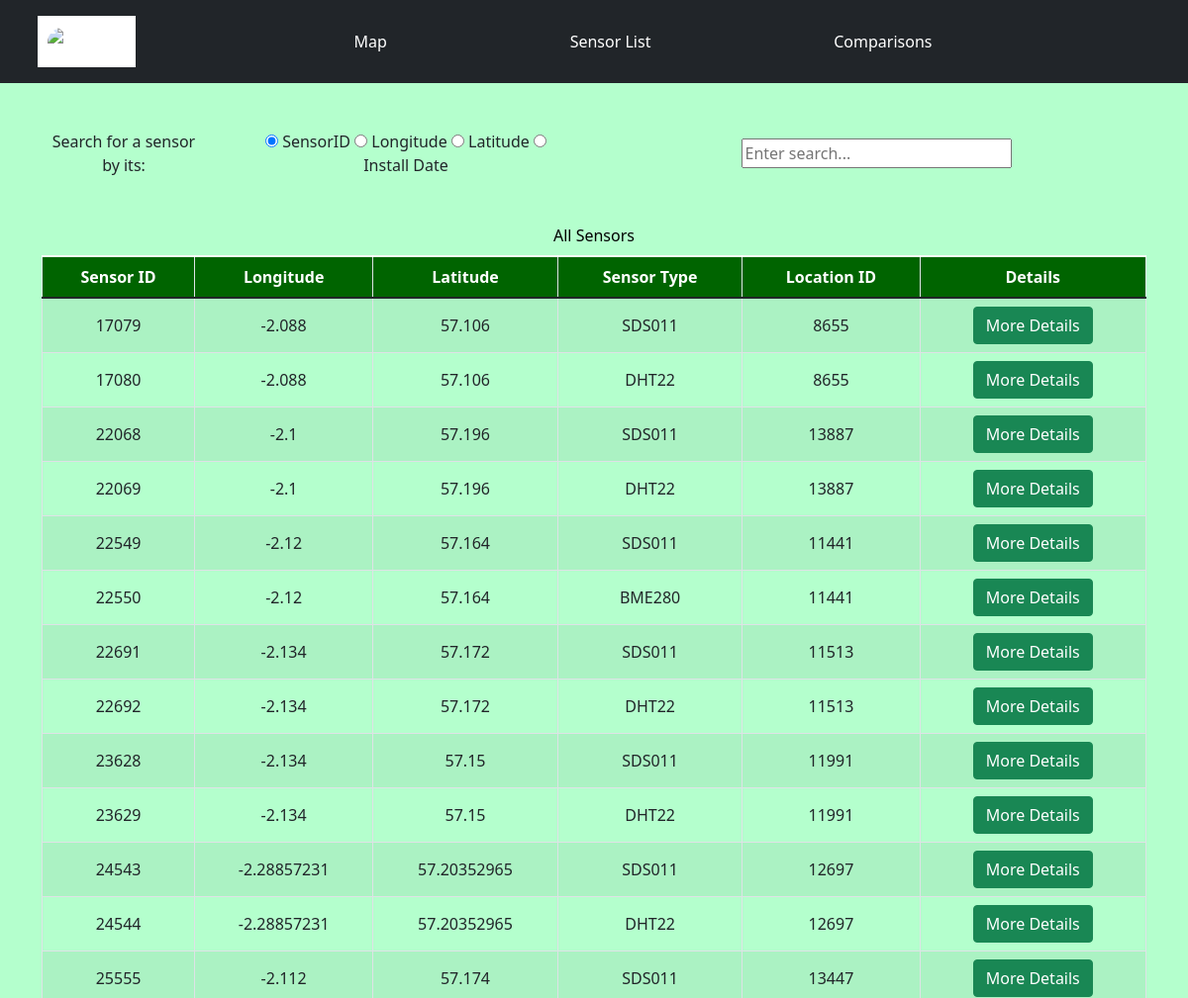
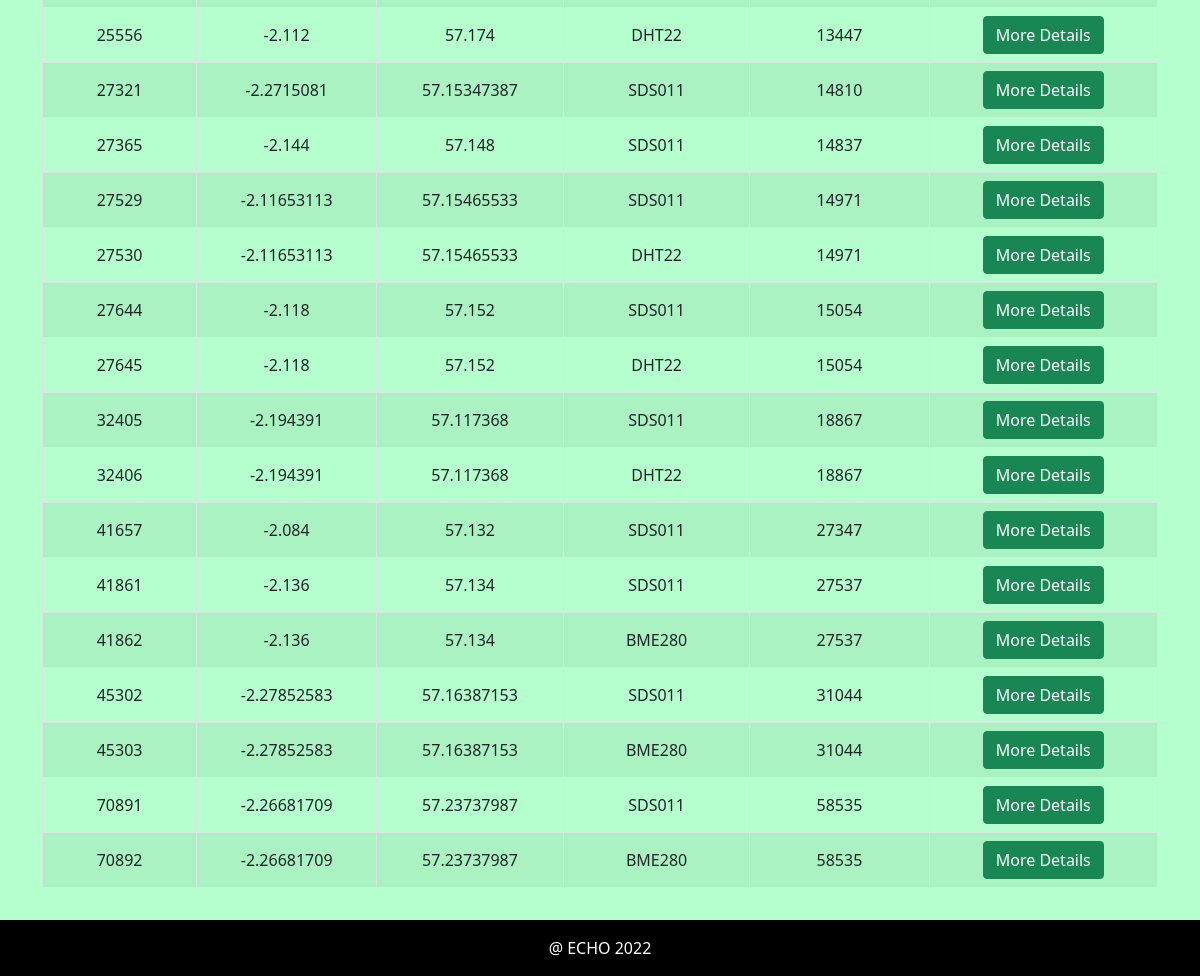
The app's page /sensorListPage/, older data (2 pictures, top to bottom).
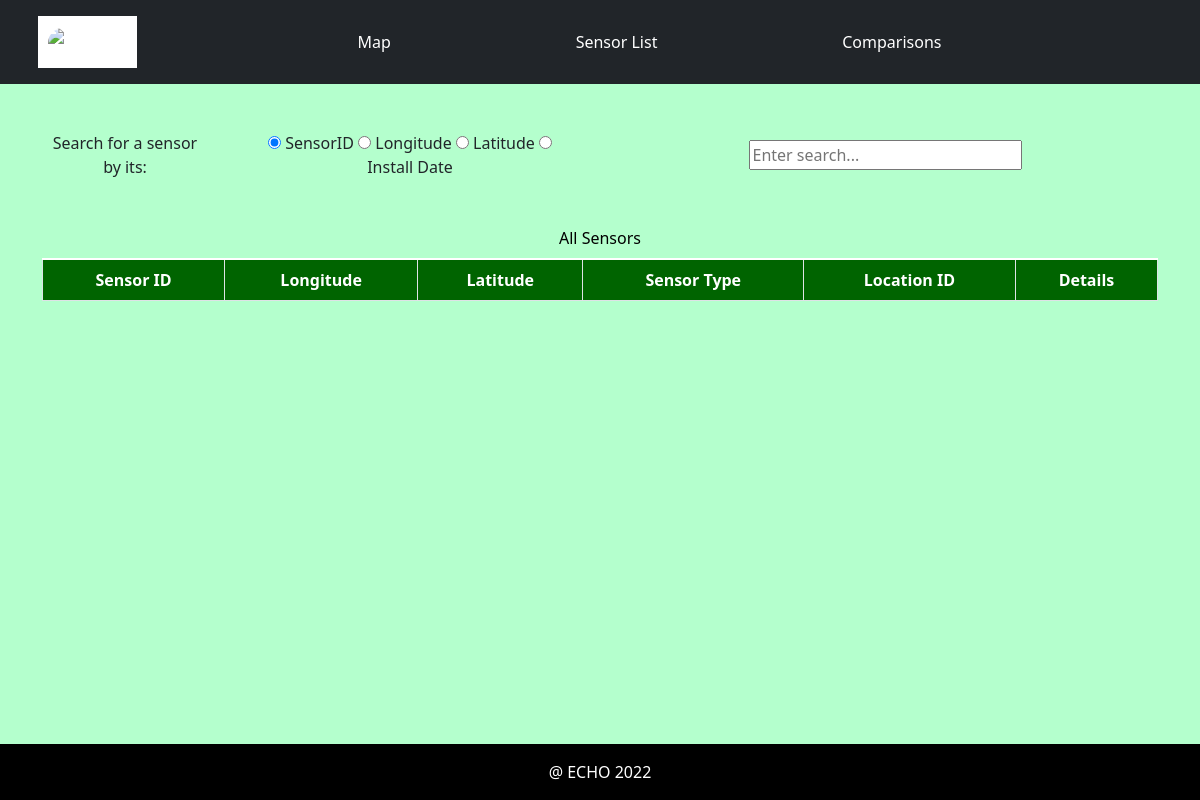
The same page, newer data.
### airMonitor/models.py (models this page shows)
class sensorList(models.Model):
	sensorID = models.IntegerField(primary_key=True)
	longitude = models.FloatField()
	latitude = models.FloatField()
	sensorType = models.CharField(max_length=200)
	location_id = models.IntegerField()
	class Meta:
		db_table = "sensorList"
		verbose_name = "SensorList"
		verbose_name_plural = "SensorLists"

### airMonitor/views.py (the view, shortened to what this page needs)
# urls.py: path('sensorListPage/', views.listPage, name='listPage'),
def listPage(request):
	sensors = sensorList.objects.all()
	return render(request, 'airMonitor/sensorListPage.html', {'sensors' : sensors})

### airMonitor/templates/airMonitor/sensorListPage.html (shortened to what this page needs)
{% extends 'base.html' %}
{% block content %}
<div class="container my-3">
	<div class="row">
		<form action="/sensorListPage/" method="POST" class="form-inline align-middle">
			<div class="row">
				<div class="col-md-2 col-form-label">
					<label> Search for a sensor by its: </label>
				</div>
				<div class="col-md-4 col-form-label text-center">
					<input type="radio" id="sensorID" name="searchType" value="sensorID" checked>
					<label for="sensorID" class="form-check-label"> SensorID </label>
					<input type="radio" id="longitude" name="searchType" value="longitude">
					<label for="longitude"> Longitude </label>
					<input type="radio" id="latitude" name="searchType" value="latitude">
					<label for="latitude"> Latitude </label>
					<input type="radio" id="installDate" name="searchType" value="installDate">
					<label for="installDate"> Install Date </label> <br>
				</div>
				<div class="col align-self-center">
					<input type="text" name="criteria" placeholder="Enter search..." style="width: 50%;">
				</div>
			</div>
		</form>
	</div>
</div>
<div class="container my-3">
	<div class="row">
		<div class="col table-responsive">
			<table class="table table-striped table-bordered table-hover align-middle caption-top w-100" style="text-align: center;">
				<caption style="text-align:center; color: black;"> All Sensors </caption>
				<thead style="background-color: darkgreen; color: white;">
					<tr>
						<th> Sensor ID </th>
						<th> Longitude </th>
						<th> Latitude </th>
						<th> Sensor Type </th>
						<th> Location ID</th>
						<th> Details </th>
					</tr>
				</thead>
				<tbody>
					{% for sensor in sensors %}
					<tr style="text-align: center;">
						<td> {{sensor.sensorID }} </td>
						<td> {{sensor.longitude}} </td>
						<td> {{sensor.latitude}} </td>
						<td> {{sensor.sensorType}} </td>
						<td> {{sensor.location_id}}</td>
						<td>
							<form method="POST" action="/sensor/">
								<button class="selectButton btn btn-success" id="Selection" name="Selection" value={{ sensor.sensorID }} > More Details </button>
							</form>
						</td>
					</tr>
					{% endfor %}
				</tbody>
			</table>
		</div>
	</div>
</div>
{% endblock %}

Row changes from the older to the newer data that the page shows:
removed sensorList: sensorID "17079", longitude "-2.088", latitude "57.106", sensorType "SDS011", location_id "8655"
removed sensorList: sensorID "17080", longitude "-2.088", latitude "57.106", sensorType "DHT22", location_id "8655"
removed sensorList: sensorID "22068", longitude "-2.1", latitude "57.196", sensorType "SDS011", location_id "13887"
removed sensorList: sensorID "22069", longitude "-2.1", latitude "57.196", sensorType "DHT22", location_id "13887"
removed sensorList: sensorID "22549", longitude "-2.12", latitude "57.164", sensorType "SDS011", location_id "11441"
removed sensorList: sensorID "22550", longitude "-2.12", latitude "57.164", sensorType "BME280", location_id "11441"
removed sensorList: sensorID "22691", longitude "-2.134", latitude "57.172", sensorType "SDS011", location_id "11513"
removed sensorList: sensorID "22692", longitude "-2.134", latitude "57.172", sensorType "DHT22", location_id "11513"
removed sensorList: sensorID "23628", longitude "-2.134", latitude "57.15", sensorType "SDS011", location_id "11991"
removed sensorList: sensorID "23629", longitude "-2.134", latitude "57.15", sensorType "DHT22", location_id "11991"
removed sensorList: sensorID "24543", longitude "-2.28857231", latitude "57.20352965", sensorType "SDS011", location_id "12697"
removed sensorList: sensorID "24544", longitude "-2.28857231", latitude "57.20352965", sensorType "DHT22", location_id "12697"
removed sensorList: sensorID "25555", longitude "-2.112", latitude "57.174", sensorType "SDS011", location_id "13447"
removed sensorList: sensorID "25556", longitude "-2.112", latitude "57.174", sensorType "DHT22", location_id "13447"
removed sensorList: sensorID "27321", longitude "-2.2715081", latitude "57.15347387", sensorType "SDS011", location_id "14810"
removed sensorList: sensorID "27365", longitude "-2.144", latitude "57.148", sensorType "SDS011", location_id "14837"
removed sensorList: sensorID "27529", longitude "-2.11653113", latitude "57.15465533", sensorType "SDS011", location_id "14971"
removed sensorList: sensorID "27530", longitude "-2.11653113", latitude "57.15465533", sensorType "DHT22", location_id "14971"
removed sensorList: sensorID "27644", longitude "-2.118", latitude "57.152", sensorType "SDS011", location_id "15054"
removed sensorList: sensorID "27645", longitude "-2.118", latitude "57.152", sensorType "DHT22", location_id "15054"
removed sensorList: sensorID "32405", longitude "-2.194391", latitude "57.117368", sensorType "SDS011", location_id "18867"
removed sensorList: sensorID "32406", longitude "-2.194391", latitude "57.117368", sensorType "DHT22", location_id "18867"
removed sensorList: sensorID "41657", longitude "-2.084", latitude "57.132", sensorType "SDS011", location_id "27347"
removed sensorList: sensorID "41861", longitude "-2.136", latitude "57.134", sensorType "SDS011", location_id "27537"
removed sensorList: sensorID "41862", longitude "-2.136", latitude "57.134", sensorType "BME280", location_id "27537"
removed sensorList: sensorID "45302", longitude "-2.27852583", latitude "57.16387153", sensorType "SDS011", location_id "31044"
removed sensorList: sensorID "45303", longitude "-2.27852583", latitude "57.16387153", sensorType "BME280", location_id "31044"
removed sensorList: sensorID "70891", longitude "-2.26681709", latitude "57.23737987", sensorType "SDS011", location_id "58535"
removed sensorList: sensorID "70892", longitude "-2.26681709", latitude "57.23737987", sensorType "BME280", location_id "58535"
